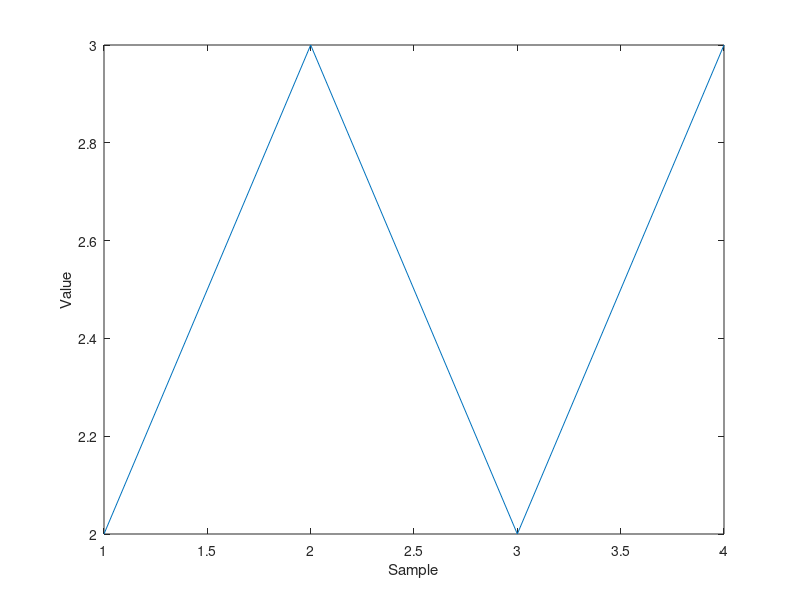
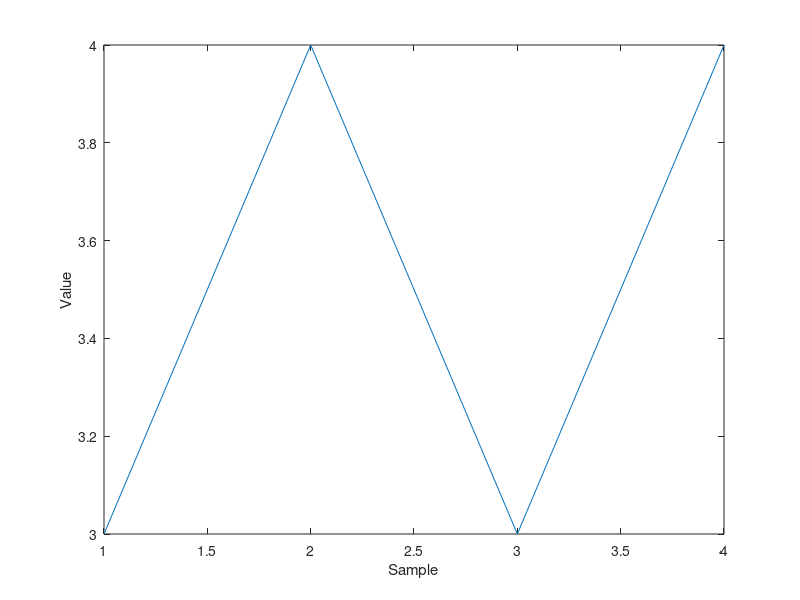
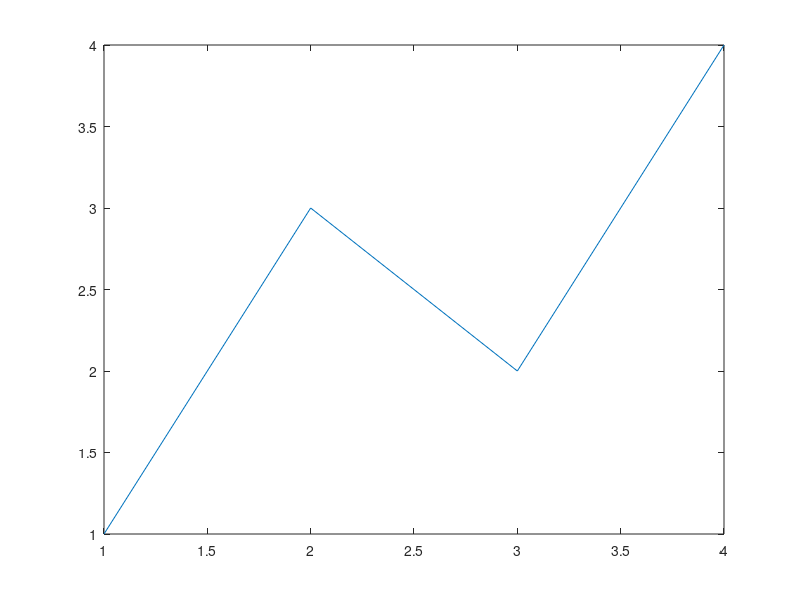
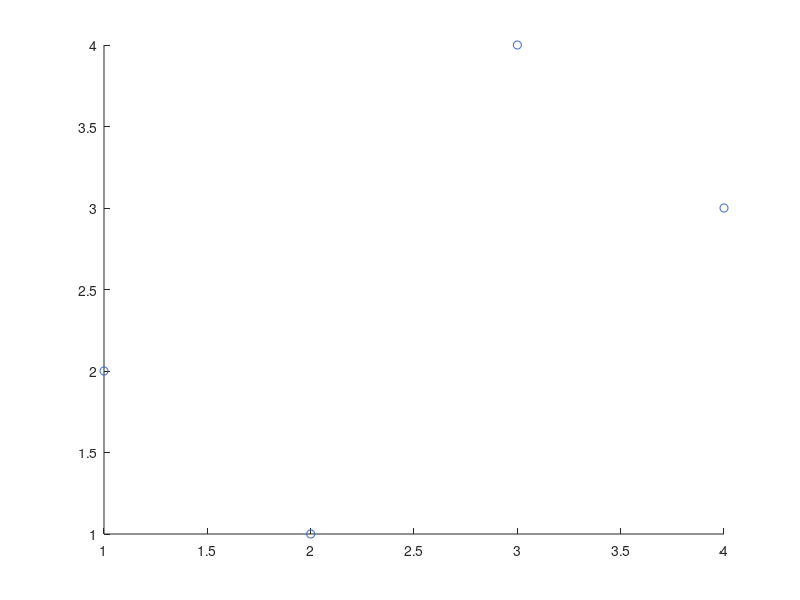

Write MATLAB code to recreate these figures, in order. (Note: this script raises an error after producing the figures.)
function summary = runM32FigureSetTests(outputDirectory)
%RUNM32FIGURESETTESTS Exercise the public M3.2 figure-set workflow.
    repositoryRoot = fileparts(fileparts(mfilename('fullpath')));
    if nargin < 1
        outputDirectory = fullfile(repositoryRoot, '.audit', 'm32-figure-set');
    end
    addpath(fullfile(repositoryRoot, 'src'));
    addpath(fullfile(repositoryRoot, 'test'));
    resetDirectory(outputDirectory);

    cases = { ...
        'S1_two_successful_lines', @() twoLines(outputDirectory); ...
        'S2_mixed_supported_set', @() mixedSet(outputDirectory); ...
        'S3_publication_single_column', @() publicationSet(outputDirectory); ...
        'S4_per_entry_double_column', @() widthOverride(outputDirectory); ...
        'S5_multiple_axes', @() multipleAxes(outputDirectory); ...
        'S6_colorbar', @() colorbarEntry(outputDirectory); ...
        'S7_duplicate_names', @() duplicateNames(outputDirectory); ...
        'S8_path_traversal_name', @() unsafeName(outputDirectory); ...
        'S9_continue_on_error_true', @() continueTrue(outputDirectory); ...
        'S10_continue_on_error_false', @() continueFalse(outputDirectory); ...
        'S11_existing_output', @() existingOutput(outputDirectory); ...
        'S12_deterministic_manifest', @() deterministicManifest(outputDirectory); ...
        'S13_deterministic_tex', @() deterministicTex(outputDirectory); ...
        'S14_output_path_with_spaces', @() pathWithSpaces(outputDirectory); ...
        'S15_profile_none_compatibility', @() profileNone(outputDirectory); ...
        'S16_aggregate_counts', @() aggregateCounts(outputDirectory)};
    rows = cell(size(cases, 1), 4); failures = 0;
    for k = 1:size(cases, 1)
        try
            detail = cases{k, 2}(); status = 'PASS';
        catch err
            status = 'FAIL'; failures = failures + 1;
            detail = sprintf('%s: %s', identifierText(err.identifier), oneLine(err.message));
        end
        rows(k, :) = {cases{k, 1}, status, detail, 'figure-set'};
    end
    resultPath = fullfile(outputDirectory, 'figure-set-results.tsv');
    writeRows(resultPath, rows);
    summary = struct('failures', failures, 'tests', size(rows, 1), ...
                     'resultPath', resultPath);
    if failures > 0
        fprintf(2, 'M3.2 figure-set diagnostics from %s:\n%s', ...
                resultPath, fileread(resultPath));
        error('M2T:M32FigureSetTestsFailed', ...
              '%d M3.2 figure-set tests failed.', failures);
    end
end

function detail = twoLines(root)
    [figures, cleanup] = lineFigures(2);
    entries = makeEntries(figures, {'overview','comparison'});
    result = m2t.exportSet(entries, fullfile(root, 's1'));
    assertSetSuccess(result, 2); assertFiguresAlive(figures);
    detail = 'two TeX/PDF pairs and manifest'; clear cleanup;
end

function detail = mixedSet(root)
    first = figure('Visible', 'off'); plot(1:4, [1 3 2 4]);
    second = figure('Visible', 'off'); scatter(1:4, [2 1 4 3], 36, [0.2 0.4 0.8]);
    third = figure('Visible', 'off'); errorbar(1:4, [2 3 2 4], [0.2 0.1 0.3 0.2]);
    figures = [first second third]; cleanup = onCleanup(@() closeFigures(figures));
    result = m2t.exportSet(makeEntries(figures, {'line','scatter','errorbar'}), ...
                           fullfile(root, 's2'));
    assertSetSuccess(result, 3); assertFiguresAlive(figures);
    detail = 'line/scatter/errorbar compiled'; clear cleanup;
end

function detail = publicationSet(root)
    [figures, cleanup] = lineFigures(2);
    result = m2t.exportSet(makeEntries(figures, {'first','second'}), ...
        fullfile(root, 's3'), 'Profile', 'publication', ...
        'Width', 'single-column');
    assertSetSuccess(result, 2);
    assert(all(arrayfun(@(item) strcmp(item.effective.profile, 'publication') && ...
        strcmp(item.effective.width, 'single-column'), result.entries)));
    detail = 'publication defaults inherited'; clear cleanup;
end

function detail = widthOverride(root)
    [figures, cleanup] = lineFigures(2);
    entries = struct('figure', {figures(1), figures(2)}, ...
                     'name', {'overview','architecture'}, ...
                     'width', {[], 'double-column'});
    result = m2t.exportSet(entries, fullfile(root, 's4'), ...
        'Profile', 'publication', 'Width', 'single-column');
    assertSetSuccess(result, 2);
    assert(strcmp(result.entries(1).effective.width, 'single-column'));
    assert(strcmp(result.entries(2).effective.width, 'double-column'));
    assert(result.entries(2).result.profile.widthMillimeters == 170);
    detail = 'entry override > set default'; clear cleanup;
end

function detail = multipleAxes(root)
    fig = figure('Visible', 'off'); cleanup = onCleanup(@() closeFigures(fig));
    a = subplot(1, 2, 1, 'Parent', fig); plot(a, 1:3, [1 2 1]);
    b = subplot(1, 2, 2, 'Parent', fig); plot(b, 1:3, [3 1 2]);
    result = m2t.exportSet(makeEntries(fig, {'multi-panel'}), fullfile(root, 's5'));
    assertSetSuccess(result, 1); detail = 'multiple axes compiled'; clear cleanup;
end

function detail = colorbarEntry(root)
    fig = figure('Visible', 'off'); cleanup = onCleanup(@() closeFigures(fig));
    ax = axes('Parent', fig); imagesc(ax, [1 2; 3 4]); colorbar(ax);
    result = m2t.exportSet(makeEntries(fig, {'colorbar'}), fullfile(root, 's6'));
    assertSetSuccess(result, 1); detail = 'colorbar entry compiled'; clear cleanup;
end

function detail = duplicateNames(root)
    [figures, cleanup] = lineFigures(2); output = fullfile(root, 's7');
    result = m2t.exportSet(makeEntries(figures, {'Overview','overview'}), output);
    assertInvalid(result, 'M2T:SET_DUPLICATE_NAME'); assert(exist(output, 'dir') ~= 7);
    detail = 'case-insensitive duplicate rejected preflight'; clear cleanup;
end

function detail = unsafeName(root)
    [figures, cleanup] = lineFigures(1); output = fullfile(root, 's8');
    escaped = fullfile(root, 'escape.tex');
    result = m2t.exportSet(makeEntries(figures, {'../escape'}), output);
    assertInvalid(result, 'M2T:SET_INVALID_NAME');
    assert(exist(output, 'dir') ~= 7 && exist(escaped, 'file') ~= 2);
    detail = 'path traversal rejected before output'; clear cleanup;
end

function detail = continueTrue(root)
    [figures, cleanup] = supportedUnsupportedSupported();
    result = m2t.exportSet(makeEntries(figures, {'first','unsupported','third'}), ...
        fullfile(root, 's9'), 'ContinueOnError', true);
    assert(~result.success && strcmp(result.status, 'partial_failure'));
    assertCounts(result, 3, 2, 0, 1, 0);
    assert(strcmp(result.entries(2).result.status, 'unsupported'));
    assert(strcmp(result.entries(3).result.status, 'success'));
    assertManifest(result); detail = 'later figure evaluated after unsupported'; clear cleanup;
end

function detail = continueFalse(root)
    [figures, cleanup] = supportedUnsupportedSupported();
    result = m2t.exportSet(makeEntries(figures, {'first','unsupported','third'}), ...
        fullfile(root, 's10'), 'ContinueOnError', false);
    assert(~result.success && strcmp(result.status, 'partial_failure'));
    assertCounts(result, 3, 1, 0, 1, 1);
    skipped = result.entries(3).result;
    assert(strcmp(skipped.status, 'skipped'));
    assert(strcmp(skipped.diagnostics(1).code, 'M2T:SET_SKIPPED_AFTER_FAILURE'));
    assert(strcmp(skipped.diagnostics(1).stage, 'set'));
    assert(exist(skipped.texPath, 'file') ~= 2); assertManifest(result);
    detail = 'remaining entry explicitly skipped'; clear cleanup;
end

function detail = existingOutput(root)
    [figures, cleanup] = lineFigures(2); output = fullfile(root, 's11');
    ensureDirectory(output); marker = 'preserve'; existing = fullfile(output, 'first.tex');
    writeText(existing, marker);
    result = m2t.exportSet(makeEntries(figures, {'first','second'}), output);
    assertInvalid(result, 'M2T:SET_OUTPUT_EXISTS');
    assert(strcmp(fileread(existing), marker));
    assert(exist(fullfile(output, 'second.tex'), 'file') ~= 2);
    assert(exist(fullfile(output, 'm2t-manifest.json'), 'file') ~= 2);
    detail = 'collision prevents whole build preflight'; clear cleanup;
end

function detail = deterministicManifest(root)
    [figures, cleanup] = lineFigures(2); output = fullfile(root, 's12');
    entries = makeEntries(figures, {'first','second'});
    first = m2t.exportSet(entries, output, 'Profile', 'publication', 'Overwrite', true);
    assertSetSuccess(first, 2); firstText = fileread(first.manifestPath);
    second = m2t.exportSet(entries, output, 'Profile', 'publication', 'Overwrite', true);
    assertSetSuccess(second, 2); assert(strcmp(firstText, fileread(second.manifestPath)));
    assert(isempty(strfind(firstText, output))); %#ok<STREMP>
    detail = sprintf('byte-identical manifest bytes=%d', numel(firstText)); clear cleanup;
end

function detail = deterministicTex(root)
    [figures, cleanup] = lineFigures(1); output = fullfile(root, 's13');
    entries = makeEntries(figures, {'repeat'});
    first = m2t.exportSet(entries, output, 'Overwrite', true); assertSetSuccess(first, 1);
    tex = fileread(first.entries(1).result.texPath);
    second = m2t.exportSet(entries, output, 'Overwrite', true); assertSetSuccess(second, 1);
    assert(strcmp(tex, fileread(second.entries(1).result.texPath)));
    detail = sprintf('byte-identical TeX bytes=%d', numel(tex)); clear cleanup;
end

function detail = pathWithSpaces(root)
    [figures, cleanup] = lineFigures(2); output = fullfile(root, 's14 path with spaces');
    result = m2t.exportSet(makeEntries(figures, {'first','second'}), output);
    assertSetSuccess(result, 2); assert(~isempty(strfind(result.outputDirectory, 'spaces'))); %#ok<STREMP>
    detail = 'space-containing output directory compiled'; clear cleanup;
end

function detail = profileNone(root)
    [figures, cleanup] = lineFigures(1);
    setResult = m2t.exportSet(makeEntries(figures, {'set-default'}), ...
                              fullfile(root, 's15-set'), 'Profile', 'none');
    single = m2t.export(figures(1), fullfile(root, 's15-single', 'default'));
    assertSetSuccess(setResult, 1); assert(single.success);
    assert(strcmp(fileread(setResult.entries(1).result.texPath), fileread(single.texPath)));
    assert(strcmp(setResult.entries(1).effective.width, 'source'));
    detail = 'batch none and single-export default TeX identical'; clear cleanup;
end

function detail = aggregateCounts(root)
    [figures, cleanup] = lineFigures(2); entries = makeEntries(figures, {'failure','skipped'});
    oldPath = getenv('PATH'); pathCleanup = onCleanup(@() setenv('PATH', oldPath));
    setenv('PATH', tempdir);
    result = m2t.exportSet(entries, fullfile(root, 's16'), 'ContinueOnError', false);
    clear pathCleanup;
    assert(~result.success && strcmp(result.status, 'failed'));
    assertCounts(result, 2, 0, 1, 0, 1);
    assert(strcmp(result.entries(1).result.status, 'compile_failed'));
    assert(strcmp(result.entries(2).result.status, 'skipped'));
    assert(result.summary.total == result.summary.succeeded + result.summary.failed + ...
           result.summary.unsupported + result.summary.skipped);
    detail = 'failed/unsupported/skipped counts are disjoint'; clear cleanup;
end

function [figures, cleanup] = lineFigures(count)
    figures = zeros(1, count);
    for k = 1:count
        figures(k) = figure('Visible', 'off');
        plot(1:4, [1 2 1 2] + k, 'DisplayName', sprintf('Series %d', k));
        xlabel('Sample'); ylabel('Value');
    end
    cleanup = onCleanup(@() closeFigures(figures));
end

function [figures, cleanup] = supportedUnsupportedSupported()
    figures = zeros(1, 3);
    figures(1) = figure('Visible', 'off'); plot(1:3, [1 2 1]);
    figures(2) = figure('Visible', 'off'); ax = axes('Parent', figures(2));
    plot(ax, 1:3, [2 1 2]);
    patch(ax, [1 2 1], [1 2 2], [0.5 0.5 0.5]);
    figures(3) = figure('Visible', 'off'); plot(1:3, [3 1 2]);
    cleanup = onCleanup(@() closeFigures(figures));
end

function entries = makeEntries(figures, names)
    entries = repmat(struct('figure', [], 'name', ''), 1, numel(figures));
    for k = 1:numel(figures)
        entries(k).figure = figures(k); entries(k).name = names{k};
    end
end

function assertSetSuccess(result, count)
    assert(result.success && strcmp(result.status, 'success'));
    assertCounts(result, count, count, 0, 0, 0); assert(isempty(result.diagnostics));
    for k = 1:count
        single = result.entries(k).result;
        assert(single.success && exist(single.texPath, 'file') == 2 && ...
               exist(single.pdfPath, 'file') == 2);
    end
    assertManifest(result);
end

function assertManifest(result)
    assert(exist(result.manifestPath, 'file') == 2);
    manifest = jsondecode(fileread(result.manifestPath));
    assert(manifest.schemaVersion == 1);
    assert(numel(manifest.figures) == result.summary.total);
end

function assertInvalid(result, code)
    assert(~result.success && strcmp(result.status, 'invalid_set'));
    assert(isempty(result.entries) && ~isempty(result.diagnostics));
    assert(strcmp(result.diagnostics(1).code, code));
    assert(strcmp(result.diagnostics(1).stage, 'set'));
end

function assertCounts(result, total, succeeded, failed, unsupported, skipped)
    assert(result.summary.total == total && result.summary.succeeded == succeeded && ...
           result.summary.failed == failed && result.summary.unsupported == unsupported && ...
           result.summary.skipped == skipped);
end

function assertFiguresAlive(figures)
    assert(all(arrayfun(@ishandle, figures)));
end

function closeFigures(figures)
    for k = 1:numel(figures), if ishandle(figures(k)), close(figures(k)); end, end
end

function resetDirectory(path), if exist(path, 'dir') == 7, rmdir(path, 's'); end, mkdir(path); end
function ensureDirectory(path), if exist(path, 'dir') ~= 7, mkdir(path); end, end
function value = oneLine(value), value = regexprep(value, '[\r\n\t]+', ' '); end
function value = identifierText(value), if isempty(value), value = '<none>'; end, end

function writeText(path, value)
    ensureDirectory(fileparts(path)); fid = fopen(path, 'wb'); assert(fid >= 0);
    written = fwrite(fid, value, 'char'); fclose(fid); assert(written == numel(value));
end

function writeRows(path, rows)
    fid = fopen(path, 'wb'); assert(fid >= 0); cleanup = onCleanup(@() fclose(fid));
    fprintf(fid, 'case\tstatus\tdetail\tlayer\n');
    for k = 1:size(rows, 1), fprintf(fid, '%s\t%s\t%s\t%s\n', rows{k, :}); end
    clear cleanup;
end
